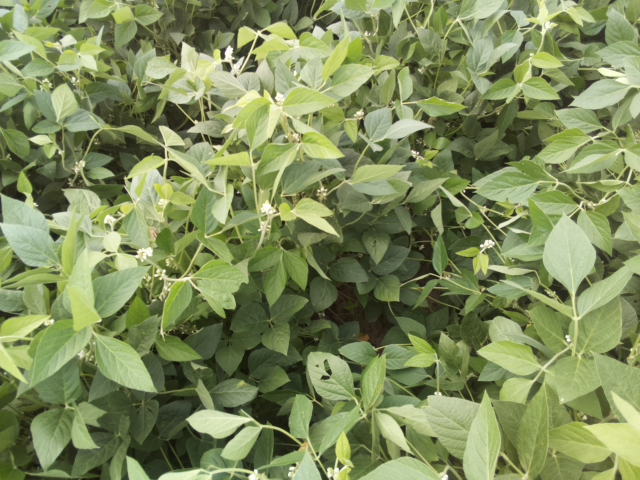
#> input picture Training/000488.jpg, 640 x 480 px, given in place of 018086.jpg, which was not available
$ python segment.py
#> lines starting #> are read from the running program, lines starting #| are printed output that depends on the picture; after the words box and inside, x2 and y2 are one past the last pixel; in counts of white or black regions, pixels touching at a corner belong together; pictures that were not available may be replaced by others from this repository, and a replacement may not be noted
#> (reads train_files.csv from the repository)
#> further down, img is the input picture: shape (480, 640, 3); mean B, G, R 92.2, 140.5, 127.4
import numpy as np
import progressbar
import csv
import cv2
from matplotlib import pyplot as plt

sz = 32
count = [20,60,80,80,120]

def div0(a, b):
    """ ignore / 0, div0( [-1, 0, 1], 0 ) -> [0, 0, 0] """
    with np.errstate(divide='ignore', invalid='ignore'):
        q = np.true_divide(a, b)
        q[ ~ np.isfinite(q) ] = 0  # -inf inf NaN
    return q

def index_diff(image):
    bgr_sum = np.sum(image, axis=2)

    blues = div0(image[:, :, 0], bgr_sum)
    greens = div0(image[:, :, 1], bgr_sum)
    reds = div0(image[:, :, 2], bgr_sum)

    green_index = 2.0*greens - (reds+blues)
    red_index = reds - greens

    return green_index - red_index

def split_watershed(orig):
    #orig = cv2.imread(filepath)
    green = index_diff(orig)
    gray = cv2.cvtColor(orig,cv2.COLOR_BGR2GRAY)
    #ret, thresh = cv2.threshold(gray,127,255,cv2.THRESH_OTSU)
    thresh = cv2.adaptiveThreshold(gray,255,cv2.ADAPTIVE_THRESH_GAUSSIAN_C,\
                                    cv2.THRESH_BINARY,55,2)
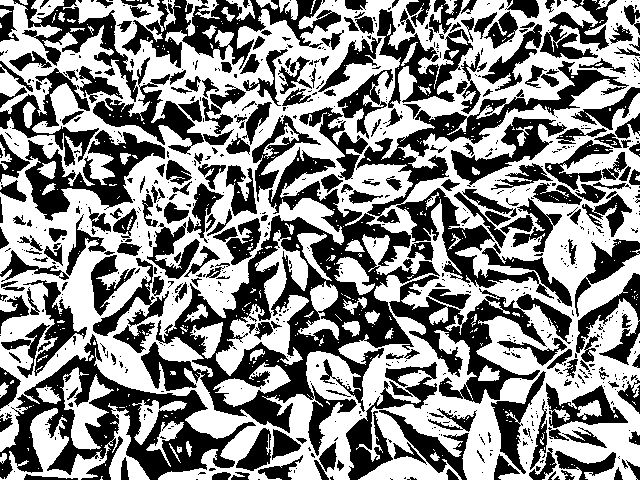
#> thresh: shape (480, 640); 53.8% white; 785 black regions (534 under 20 px), largest, box (x1, y1, x2, y2) and area: (141, 147, 440, 456) 22589, (0, 334, 256, 480) 11388, (356, 61, 629, 299) 9337

    # noise removal
    kernel = np.ones((3,3),np.uint8)
    thresh = cv2.morphologyEx(thresh,cv2.MORPH_OPEN,kernel, iterations = 2)
#> thresh: shape (480, 640); 42.3% white; 320 white regions (1 under 20 px), largest, box (x1, y1, x2, y2) and area: (1, 171, 104, 271) 4176, (389, 392, 501, 480) 4024, (536, 201, 613, 296) 3604

    # sure background area
    sure_bg = cv2.dilate(thresh,kernel,iterations=3)
#> sure_bg: shape (480, 640); 74% white; 183 black regions (72 under 20 px), largest, box (x1, y1, x2, y2) and area: (196, 285, 430, 480) 7146, (331, 188, 574, 303) 6470, (159, 156, 312, 351) 5123
    sure_bg[green < 0] = 0
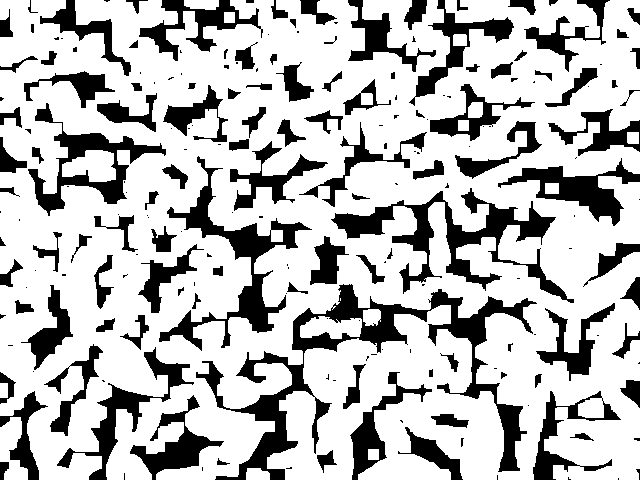
#> sure_bg: shape (480, 640); 73.9% white; 207 black regions (96 under 20 px), largest, box (x1, y1, x2, y2) and area: (196, 284, 537, 480) 11293, (331, 188, 574, 303) 6479, (159, 156, 312, 351) 5123

    # Finding sure foreground area
    dist_transform = cv2.distanceTransform(thresh,cv2.DIST_L2,5)
    ret, sure_fg = cv2.threshold(dist_transform,0.2*dist_transform.max(),255,0)
#> sure_fg: shape (480, 640) float32; 20.9% white; 462 white regions (206 under 20 px), largest, box (x1, y1, x2, y2) and area: (391, 394, 499, 480) 2389, (538, 203, 611, 294) 2120, (3, 190, 102, 264) 2049
#> ret = 3
    sure_fg[green < 0] = 0

    # Finding unknown region
    sure_fg = np.uint8(sure_fg)
    unknown = cv2.subtract(sure_bg,sure_fg)

    # Marker labelling
    ret, markers = cv2.connectedComponents(sure_fg)
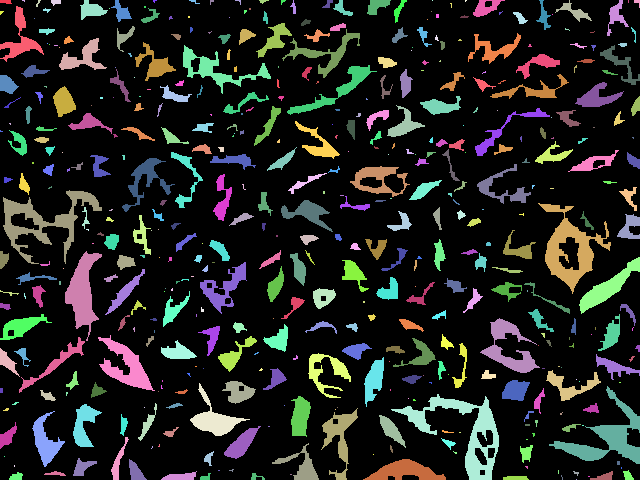
#> markers: shape (480, 640) int32; 464 distinct labels, from 0 to 463; one colour per label, 0 black
#> ret = 464
    # Add one to all labels so that sure background is not 0, but 1
    markers = markers+1
#> markers: shape (480, 640) int32; 464 distinct labels, from 1 to 464
    # Now, mark the region of unknown with zero
    markers[unknown==255] = 0
#> markers: shape (480, 640) int32; 465 distinct labels, from 0 to 464

    markers = cv2.watershed(orig,markers)
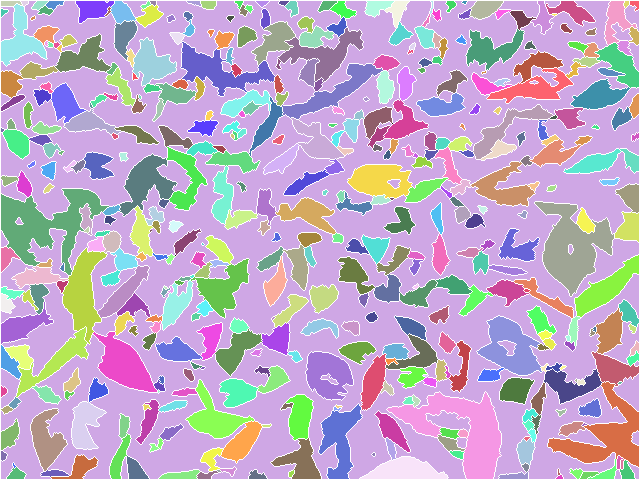
#> markers: shape (480, 640) int32; 464 distinct labels, from -1 to 463; one colour per label, 0 black, -1 white
    #orig[markers == -1] = [255,0,0]
    binary = gray.copy()*0
#> binary: shape (480, 640); every value is 0
    binary[markers == -1] = 255
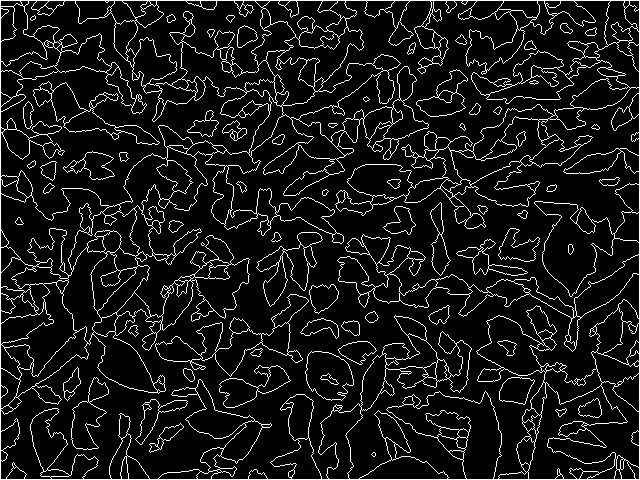
#> binary: shape (480, 640); 9.2% white in thin lines or dots
    return split_image(orig,binary)

def split_cannyedge(orig):
    #orig = cv2.imread(filepath)
    green = index_diff(orig)
    gray = cv2.cvtColor(orig,cv2.COLOR_BGR2GRAY)
    edges = cv2.Canny(orig,100,200)
    edges[green < 0] = 0
    return split_image(orig,edges)

def split_image(gray,binary):
    contours, hierarchy = cv2.findContours(binary, cv2.RETR_TREE,
                                            cv2.CHAIN_APPROX_SIMPLE)
#> contours = 587 contours, 39 with area under 20; largest, box (x1, y1, x2, y2) and area: (0, 0, 640, 480) 306081, (0, 0, 640, 480) 128754, (0, 0, 270, 221) 22730, (126, 0, 272, 86) 5946, (527, 382, 628, 480) 4568
    #cv2.drawContours(gray, contours, -1, 255, 1)
    X = []
    Y = []
    W = []
    H = []
    A = []
    for i,cnt in enumerate(contours):
        (x,y,w,h) = cv2.boundingRect( cnt );
        X.append(x)
        Y.append(y)
        W.append(w)
        H.append(h)
        A.append(w*h)
#> this loop made 587 passes
#> (x, y, w, h) on passes 2 to 4: (555, 474, 9, 6), (579, 471, 21, 9), (498, 471, 31, 9)
#> after the loop, A = 587 values, max 307200 at index 0, min 9 at index 171, mean 1929.2; H = 587 values, max 480 at index 0, min 3 at index 171, mean 23.5; W = 587 values, max 640 at index 0, min 3 at index 171, mean 26.41; X = 587 values, max 634 at index 92, min 0 at index 0, mean 302.3; Y = 587 values, max 474 at index 1, min 0 at index 0, mean 207.7
    crop_img = []
    i=0
    for a,x,y,w,h in sorted(zip(A,X,Y,W,H),reverse=True):
        #if a>5000: continue
        xm = int(x+w/2)
        ym = int(y+h/2)
        if (xm<sz or ym<sz or xm>640-sz or ym>480-sz): continue
        crop_img.append(gray[ym-sz:ym+sz, xm-sz:xm+sz])
        i = i+1
        if i==120: break
#> this loop made 138 passes
#> (a, x, y, w, h, xm, ym) on passes 1 to 12: (307200, 0, 0, 640, 480, 320, 240), (307200, 0, 0, 640, 480, 320, 240), (59670, 0, 0, 270, 221, 135, 110), (12782, 155, 294, 154, 83, 232, 335), (12556, 126, 0, 146, 86, 199, 43), (10324, 386, 391, 116, 89, 444, 435), (9898, 527, 382, 101, 98, 577, 431), (9680, 0, 188, 110, 88, 55, 232), (8128, 33, 81, 127, 64, 96, 113), (8091, 547, 381, 93, 87, 593, 424), (7776, 534, 201, 81, 96, 574, 249), (7315, 1, 282, 77, 95, 39, 329)
#> after the loop, crop_img = 120 items; i = 120
    return crop_img


wDataWater = []
wDataWater.append(['file_name',	'annotation'])
wDataCanny = []
wDataCanny.append(['file_name',	'annotation'])

with open('../train_files.csv') as csvfile:

    readCSV = csv.reader(csvfile, delimiter=',')
    next(readCSV)   #ignore the header row

    bar = progressbar.ProgressBar(maxval=896,
                                    widgets=[progressbar.Bar('=', '[', ']'), ' ',
                                            progressbar.Percentage()])
    bar.start()
    i = 0
    for row in readCSV:
        # Reading the true labels
        label = row[1]
        file_path = '../Training/'+row[0]
        row = row[0].split('.')
        #row[0] = (row[0]+'_'+str(7)+'.'+row[1])
        #row[1] = label
        #print(row)
        img = cv2.imread(file_path)

        cropped = split_watershed(img)
#> cropped = 120 items
        for id,im in enumerate(cropped):
            if (i<96):
                if(id==50): break
            else:
                if(id==count[int(label)]): break
            Fname = row[0]+'_'+str(id)+'.'+row[1]
            cv2.imwrite('../Training_water/'+Fname,im)
            wDataWater.append([Fname, label])
#> this loop made 51 passes
#> Fname on passes 1 to 12: '018086_0.jpg', '018086_1.jpg', '018086_2.jpg', '018086_3.jpg', '018086_4.jpg', '018086_5.jpg', '018086_6.jpg', '018086_7.jpg', '018086_8.jpg', '018086_9.jpg', '018086_10.jpg', '018086_11.jpg'
#> after the loop, wDataWater = 51 items, first 6: ['file_name', 'annotation'], ['018086_0.jpg', '3'], ['018086_1.jpg', '3'], ['018086_2.jpg', '3'], ['018086_3.jpg', '3'], ['018086_4.jpg', '3']

        cropped = split_cannyedge(img)
#> in split_cannyedge, `edges = cv2.Canny(orig,100,200)`: edges: shape (480, 640); 15.9% white in thin lines or dots
#> in split_cannyedge, `edges[green < 0] = 0`: edges: shape (480, 640); 15.9% white in thin lines or dots
#> in split_image (call 2), `contours, hierarchy = cv2.findContours(binary, cv2.RETR_TREE, cv2.CHAI..`: contours = 1316 contours, 1047 with area under 20; largest, box (x1, y1, x2, y2) and area: (221, 0, 429, 125) 2208, (401, 177, 535, 273) 1662, (428, 0, 575, 97) 1302, (375, 361, 438, 409) 1254, (376, 9, 420, 64) 1204
#> the loop in split_image (call 2), `for i,cnt in enumerate(contours):` made 1316 passes
#> (x, y, w, h) on passes 2, 4, 5: (258, 478, 3, 2), (81, 477, 20, 3), (493, 475, 2, 5)
#> the loop in split_image (call 2), `for a,x,y,w,h in sorted(zip(A,X,Y,W,H),reverse=True):` made 148 passes
#> (a, x, y, w, h) on passes 1 to 12: (32770, 83, 294, 226, 145), (26000, 221, 0, 208, 125), (25578, 260, 69, 147, 174), (21903, 333, 228, 149, 147), (19980, 456, 199, 135, 148), (14259, 428, 0, 147, 97), (12864, 401, 177, 134, 96), (12768, 91, 236, 133, 96), (9877, 432, 322, 119, 83), (9792, 538, 78, 102, 96), (9711, 47, 0, 117, 83), (7579, 158, 427, 143, 53)
        for id,im in enumerate(cropped):
            if (i<96):
                if(id==50): break
            else:
                if(id==count[int(label)]): break
            Fname = row[0]+'_'+str(id)+'.'+row[1]
            cv2.imwrite('../Training_canny/'+Fname,im)
            wDataCanny.append([Fname, label])
#> this loop made 51 passes
#> pass 1, `cv2.imwrite('../Training_canny/'+Fname,im)`:
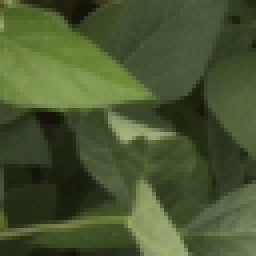
#> saved as 018086_0.jpg: shape (64, 64, 3) (shown 4 times larger); mean B, G, R 49.4, 86, 72.7
#> pass 2, `cv2.imwrite('../Training_canny/'+Fname,im)`:
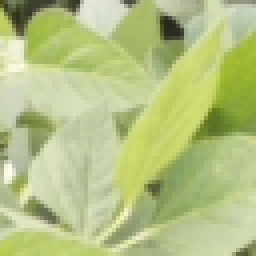
#> saved as 018086_1.jpg: shape (64, 64, 3) (shown 4 times larger); mean B, G, R 132.1, 194.3, 181.2

        i = i+1
        bar.update(i)
#> pass 2 of the loop `for row in readCSV:`:
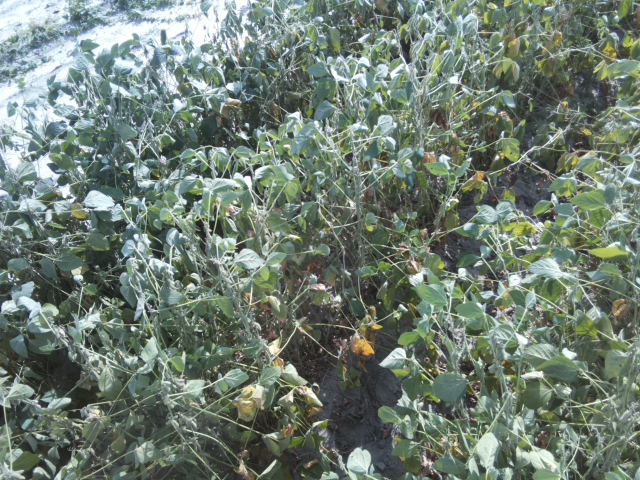
#> input picture Training/000555.jpg, 640 x 480 px, given in place of 009334.jpg, which was not available
#> img is the input picture: shape (480, 640, 3); mean B, G, R 114.3, 125.9, 112.1
#> in split_watershed (call 2), `thresh = cv2.adaptiveThreshold(gray,255,cv2.ADAPTIVE_THRESH_GAUSSIAN_C..`:
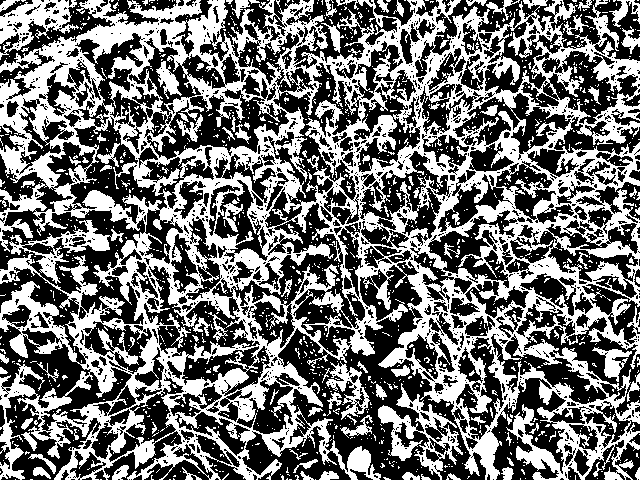
#> thresh: shape (480, 640); 44.6% white; 1335 white regions (1231 under 20 px), largest, box (x1, y1, x2, y2) and area: (0, 0, 640, 480) 118072, (378, 383, 463, 480) 2346, (0, 0, 79, 60) 1935
#> in split_watershed (call 2), `sure_bg[green < 0] = 0`:
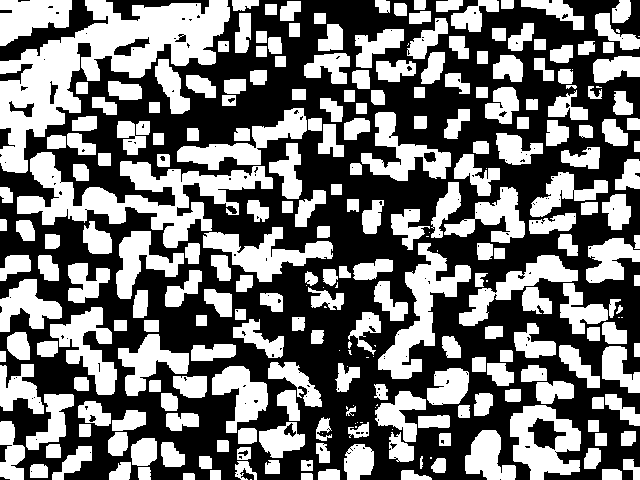
#> sure_bg: shape (480, 640); 45.3% white; 272 white regions (34 under 20 px), largest, box (x1, y1, x2, y2) and area: (0, 0, 230, 173) 14084, (17, 152, 273, 248) 8440, (378, 243, 471, 379) 3966
#> the loop `for id,im in enumerate(cropped):` made 51 passes
#> (the run stopped early here; a loop or call above may not have finished)
